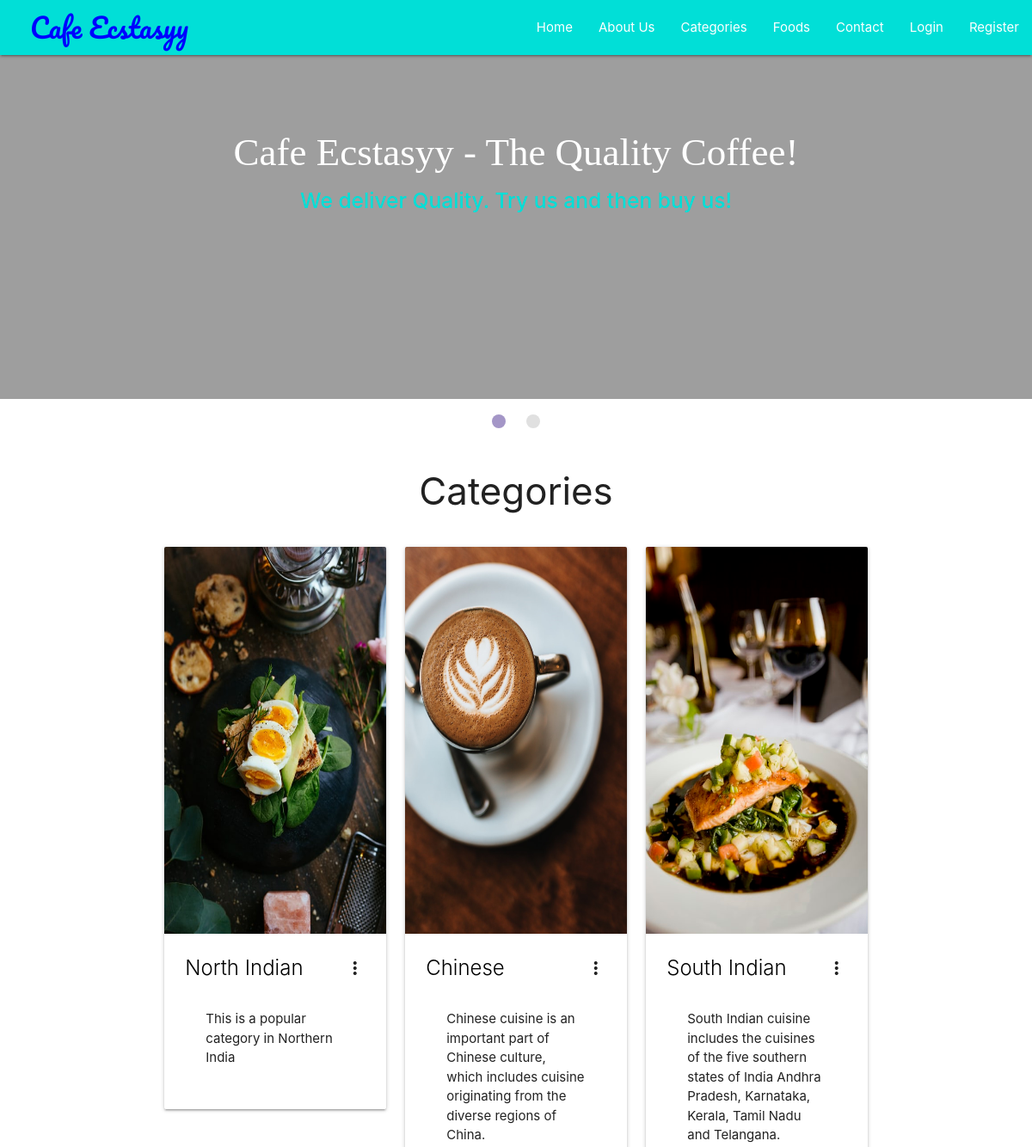
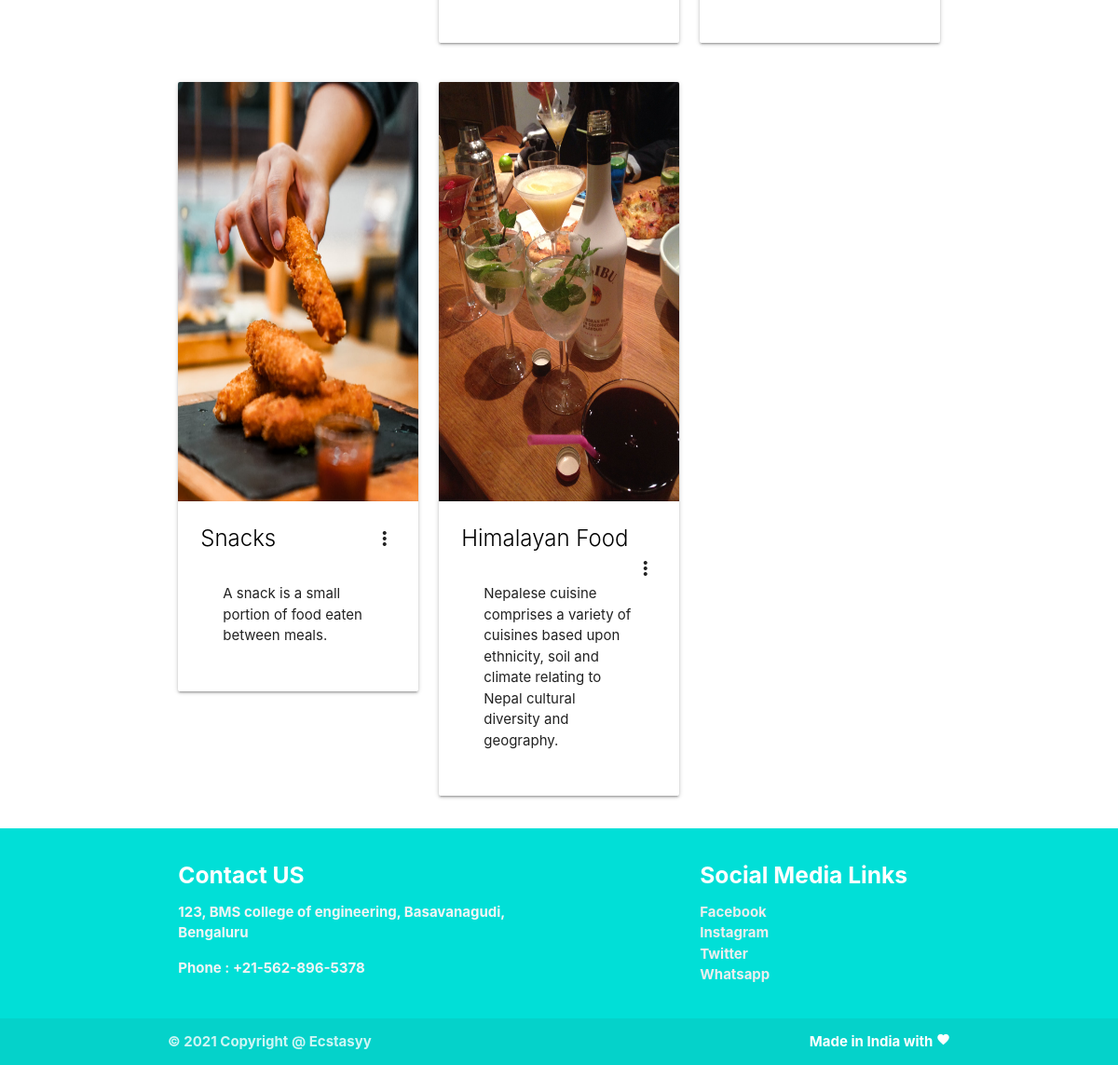
Screenshot of /food-categories.php with the database file from the repository (2 pictures, top to bottom).
### tables this page shows
CREATE TABLE `categories` (
  `id` int(11) NOT NULL,
  `name` varchar(250) NOT NULL,
  `short_desc` varchar(250) NOT NULL,
  `long_desc` varchar(500) NOT NULL
);

### chunks/categories.php (the view, shortened to what this page needs)
<?php
require('backends/connection-pdo.php');
$sql = 'SELECT * FROM categories';
$query  = $pdoconn->prepare($sql);
$query->execute();
$arr_all = $query->fetchAll(PDO::FETCH_ASSOC);
?>
<section class="fcategories">
	<div class="container">
		<div class="section white center">
			<h3 class="header">Categories</h3>
		</div>
<?php if (count($arr_all) == 0) {
	echo '<div class="section gray center" style="border: 1px solid black; border-radius: 5px;">
			<p class="header">Sorry No Categories to Display!</p>
		</div>';
} else { $t=1; ?>
<?php for ($i=1; $i <= count($arr_all); ) { ?>
		<div class="row">
			<?php for ($j=1; $j <= 3; $j++) {  ?>
				<?php if ($i+$j-2 == count($arr_all)) {
					break;
				}  ?>
			<div class="col s12 m4">
				<div class="card">
				    <div class="card-image waves-effect waves-block waves-light">
				      <img class="activator" src="images/cat<?php echo $t; $t++; ?>.jpg " height="450">
				    </div>
				    <div class="card-content">
				      <span class="card-title activator grey-text text-darken-4"><a class="black-text" href="foods.php?id=<?php echo $arr_all[$i+$j-2]['id']; ?>"><?php echo $arr_all[$i+$j-2]['name']; ?></a><i class="material-icons right">more_vert</i></span>
				      <div class="card-content">
			          <?php echo $arr_all[$i+$j-2]['short_desc']; ?>
			        </div>
				    </div>
				  </div>
			</div>
			<?php  } ?>
			<?php $i = $i + 3; ?>
		</div>
		<?php
				}
			}
			 ?>
	</div>
</section>

### food-categories.php (shortened to what this page needs)
<!DOCTYPE html>
<html lang="en">
<head>
	<link rel="stylesheet" href="https://cdnjs.cloudflare.com/ajax/libs/materialize/1.0.0/css/materialize.min.css">
	<link rel="stylesheet" href="css/style.css">
</head>
<body>
	<?php require('chunks/navbar.php'); ?>
	<?php require('chunks/banner-slider.php'); ?>
	<?php require('chunks/categories.php'); ?>
	<?php require('chunks/footer.php'); ?>
</body>
</html>

### chunks/navbar.php (shortened to what this page needs)
<section class="fnavbar">
		<div class="navbar-fixed" >
		<nav>
		    <div class="nav-wrapper"style= "background-color:#01DFD7;">
		      <a href="#" class="brand-logo">Cafe Ecstasyy</a>
		      <ul class="right hide-on-med-and-down">
		        <li><a href="/RestroGirls" class="hvr-grow">Home</a></li>
		        <li><a href="/RestroGirls/about-restro-girls.php" class="hvr-grow">About Us</a></li>
		        <li><a href="food-categories.php" class="hvr-grow">Categories</a></li>
		        <li><a href="foods.php" class="hvr-grow">Foods</a></li>
		        <li><a href="#" class="hvr-grow" onclick="toggleModal('Contact Info', 'You can contact us directly by calling to this number +81-225-314-3456. Check the bottom Footer Section of the website for more info.');">Contact</a></li>
		        <?php
		        	if (isset($_SESSION['user'])) {
		        		echo '<li><a href="#" class="hvr-grow">Hi, '.$_SESSION['user'].'</a></li>
		        		<li><a href="logout.php" class="hvr-grow">Logout</a></li>';
		        	} else {
		        		echo '<li><a href="#" class="hvr-grow modal-trigger" data-target="modal1">Login</a></li>
		        		<li><a href="#" class="hvr-grow modal-trigger" data-target="modal2">Register</a></li>';
		        	}
		        ?>
		      </ul>
		    </div>
		  </nav>
		</div>
	</section>

### chunks/banner-slider.php (shortened to what this page needs)
<section class="fslider">
		<div class="slider" >
			<ul class="slides" >
		    <li>
		    	<img src="https://images.unsplash.com/photo-1442975631115-c4f7b05b8a2c?ixid=MnwxMjA3fDB8MHxwaG90by1wYWdlfHx8fGVufDB8fHx8&ixlib=rb-1.2.1&auto=format&fit=crop&w=1191&q=80" height="700">
		    	<div class="caption center-align white-text">
		        <h3 style="font-size: 3rem !important; font-style: bold !important; font-family: 'Bree Serif', serif;">Cafe Ecstasyy - The Quality Coffee!</h3>
		        <h5 class style= "color:#01DFD7;"><strong>We deliver Quality. Try us and then buy us!</strong></h5>
		      </div>
		    </li>
		    </ul>
	  </div>
	</section>

### chunks/footer.php
<section class="ffooter" >
		<footer class="page-footer"style= "background-color:#01DFD7;"><b>
          <div class="container" >
            <div class="row">
              <div class="col l6 s12">
                <h5 class="white-text"><b>Contact US</b></h5>
                <p class="grey-text text-lighten-4">123, BMS college of engineering, Basavanagudi, Bengaluru</p>
                <p class="grey-text text-lighten-4">Phone : +21-562-896-5378</p>
              </div>
              <div class="col l4 offset-l2 s12">
                <h5 class="white-text"><b>Social Media Links</b></h5>
                <ul>
                  <li><a class="grey-text text-lighten-3" href="#!">Facebook</a></li>
                  <li><a class="grey-text text-lighten-3" href="#!">Instagram</a></li>
                  <li><a class="grey-text text-lighten-3" href="#!">Twitter</a></li>
                  <li><a class="grey-text text-lighten-3" href="#!">Whatsapp</a></li>
                </ul>
              </div>
            </div>
          </div>
          <div class="footer-copyright">
            <div class="container">
            © 2021 Copyright @ Ecstasyy
            <a class="white-text text-lighten-4 right" href="#!">Made in India with <span><i class="tiny material-icons">favorite</i></span></a>
            </div>
          </div></b>
        </footer>
	</section>

### css/style.css (style rules this page uses)
.nav-wrapper > a { text-decoration: none; font-family: 'Pacifico', cursive; color: blue; }
.hvr-grow { text-decoration: none; }
@media (min-width : 992px) { .nav-wrapper > a { padding-left: 35px; } }

### rows the page displays
categories: shows a picture, name "North Indian", short_desc "This is a popular category in Northern India"
categories: shows a picture, name "Chinese", short_desc "Chinese cuisine is an important part of Chinese culture, which includes cuisine originating from the diverse regions of China."
categories: shows a picture, name "South Indian", short_desc "South Indian cuisine includes the cuisines of the five southern states of India Andhra Pradesh, Karnataka, Kerala, Tamil Nadu and Telangana."
categories: shows a picture, name "Snacks", short_desc "A snack is a small portion of food eaten between meals."
categories: shows a picture, name "Himalayan Food", short_desc "Nepalese cuisine comprises a variety of cuisines based upon ethnicity, soil and climate relating to Nepal cultural diversity and geography."
